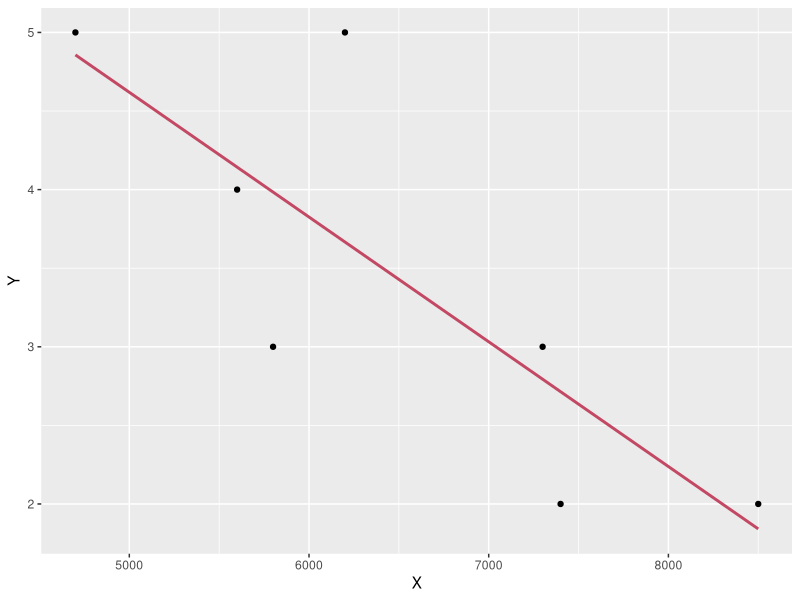

Reproduce this figure in R.
# Statistical tool: Regression

# Importing csv file
regression.data <- read.csv("regression.csv")
regression.data$X <- as.numeric(regression.data$X)
regression.data$Y <- as.numeric(regression.data$Y)

# Perform regression
regression.result <- lm(regression.data$Y ~ regression.data$X) 
summary(regression.result)


# Importing ggplot2 library to show graphs
# and visualize scatter plot with regression
library(ggplot2)

ggplot(regression.data, aes(x = X, y = Y)) + geom_point() + stat_smooth(method="lm", col="#c34864", se = FALSE, size = 1)

